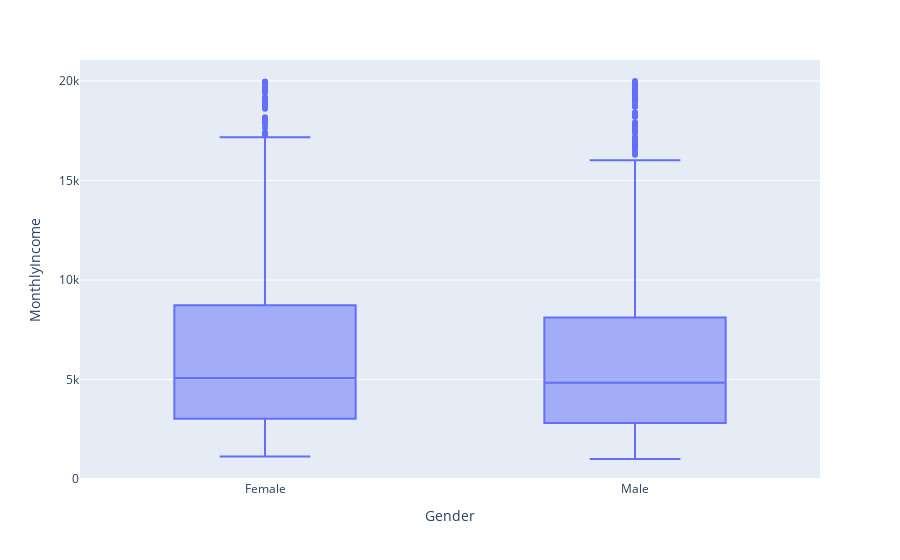

Notebook code for this chart:
### Code cell
fig = px.box(df, x = "Gender", y = "MonthlyIncome")
fig.show()

### Figure 1 — Plotly figure (JSON) as saved in the notebook; plotly's stock layout.template omitted (floating-point values rounded to 4 significant figures; data arrays with more than 128 entries replaced by an {"elided": "..."} marker saying what was removed)
{"data": [{"alignmentgroup": "True", "hovertemplate": "Gender=%{x}<br>MonthlyIncome=%{y}<extra></extra>", "legendgroup": "", "marker": {"color": "#636efa"}, "name": "", "notched": false, "offsetgroup": "", "orientation": "v", "showlegend": false, "type": "box", "x": {"elided": "1470 str values"}, "x0": " ", "xaxis": "x", "y": {"elided": "1470 int values"}, "y0": " ", "yaxis": "y"}], "layout": {"autosize": true, "boxmode": "group", "legend": {"tracegroupgap": 0}, "margin": {"t": 60}, "xaxis": {"anchor": "y", "autorange": true, "domain": [0, 1], "range": [-0.5, 1.5], "title": {"text": "Gender"}, "type": "category"}, "yaxis": {"anchor": "x", "autorange": true, "domain": [0, 1], "range": [-46, 21054], "title": {"text": "MonthlyIncome"}, "type": "linear"}}}
